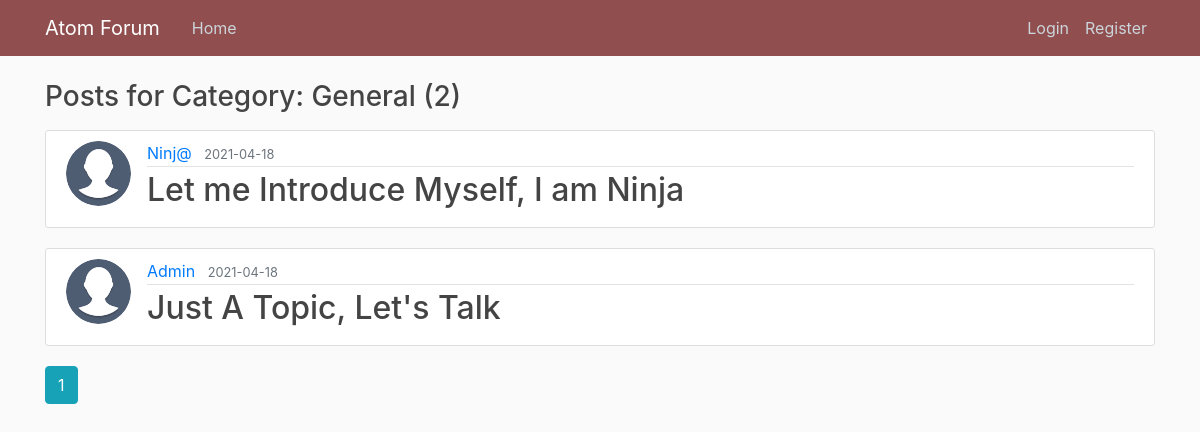
/post/filter/2, run on the app's committed database.
### app/models.py (models this page shows, shortened)
class Category(db.Model):
    id = db.Column(db.Integer, primary_key=True)
    category = db.Column(db.String(100), nullable=False)
    post= db.relationship('Post', backref='category', lazy=True)

class Post(db.Model):
    id = db.Column(db.Integer, primary_key=True)
    title = db.Column(db.String(100), nullable=False)
    date_posted = db.Column(db.DateTime, nullable=False, default=datetime.utcnow)
    content = db.Column(db.Text, nullable=False)
    user_id = db.Column(db.Integer, db.ForeignKey('user.id'), nullable=False)
    comments=  db.relationship('Comment', backref='thread', lazy=True)
    category_id = db.Column(db.Integer, db.ForeignKey('category.id'), nullable=False)

class User(db.Model, UserMixin):
    id = db.Column(db.Integer, primary_key=True)
    username = db.Column(db.String(20), unique=True, nullable=False)
    email = db.Column(db.String(120), unique=True, nullable=False)
    password = db.Column(db.String(120), nullable=False)
    image_file = db.Column(db.String(20), nullable=False, default='default.jpg')
    posts=  db.relationship('Post', backref='author', lazy=True)
    comments=  db.relationship('Comment', backref='authorCom', lazy=True)

### app/posts/routes.py (the view)
@posts.route("/post/filter/<int:category>")
def filter_posts(category):
    page = request.args.get('page', 1, type=int)
    category = Category.query.get_or_404(category)   # Get the Post or return 404 if post not exist
    posts = Post.query.filter_by(category=category)\
        .order_by(Post.date_posted.desc())\
        .paginate(page=page, per_page=5)
    return render_template('filter_posts.html', posts=posts, category=category)

### app/templates/filter_posts.html
{% extends "layout2.html" %}
{% block content %}
    <h3 class="mb-3">Posts for Category: {{ category.category }} ({{ posts.total }})</h3>
    {% for post in posts.items %}
        <article class="media content-section">
          <img class="rounded-circle article-img" src="{{ url_for('static', filename='profile_pics/' + post.author.image_file) }}">
          <div class="media-body">
            <div class="article-metadata">
              <a class="mr-2" href="{{ url_for('users.account_user', userid=post.author.id) }}">{{ post.author.username }}</a>
              <small class="text-muted">{{ post.date_posted.strftime('%Y-%m-%d') }}</small>
            </div>
            <h2><a class="article-title" href="{{ url_for('posts.post', post_id=post.id) }}">{{ post.title }}</a></h2>
          </div>
        </article>
    {% endfor %}
    {% for page_num in posts.iter_pages(left_edge=1, right_edge=1, left_current=1, right_current=2) %}
      {% if page_num %}
        {% if posts.page == page_num %}
          <a class="btn btn-info mb-4" href="{{ url_for('posts.filter_posts', category=category.id, page=page_num) }}">{{ page_num }}</a>
        {% else %}
          <a class="btn btn-outline-info mb-4" href="{{ url_for('posts.filter_posts', category=category.id, page=page_num) }}">{{ page_num }}</a>
        {% endif %}
      {% else %}
        ...
      {% endif %}
    {% endfor %}
{% endblock content %}

### app/static/style/main.css (style rules this page uses)
body { background: #fafafa; color: #333333; margin-top: 5rem; }
h1, h2, h3, h4, h5, h6 { color: #444444; }
.content-section { background: #ffffff; padding: 10px 20px; border: 1px solid #dddddd; border-radius: 3px; margin-bottom: 20px; }
.article-title { color: #444444; }
.article-img { height: 65px; width: 65px; margin-right: 16px; }
.article-metadata { padding-bottom: 1px; margin-bottom: 4px; border-bottom: 1px solid #e3e3e3 }

### data on the page
Category: category "General"
Post: image_file (placeholder picture), author.username "Ninj@", date_posted "2021-04-18", title "Let me Introduce Myself, I am Ninja"
Post: image_file (picture), author.username "Admin", date_posted "2021-04-18", title "Just A Topic, Let's Talk"

### other printed values
{{ posts.total }} "2"
{{ page_num }} "1"
